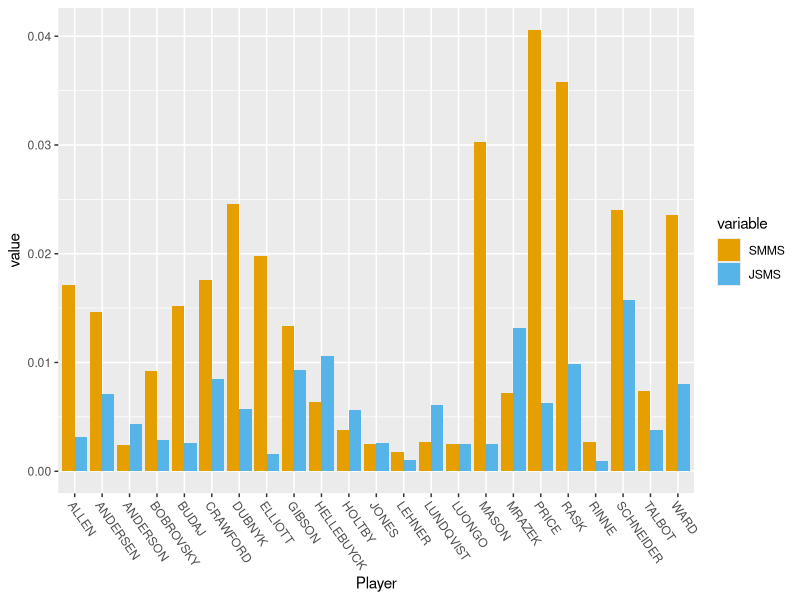
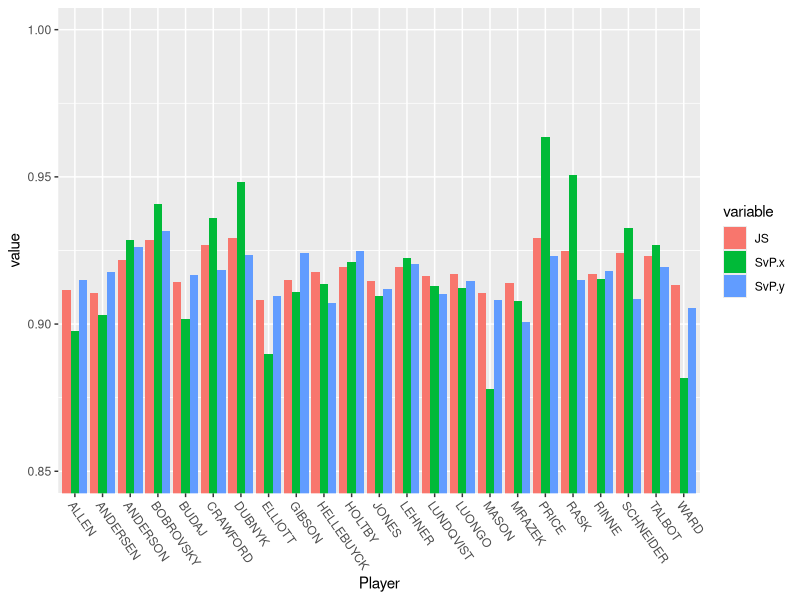

Recreate these plots in R, in order.
### ---------------------------------------------------- ###
### James-Stein Estimators for Save Percentage in Hockey ###
### ---------------------------------------------------- ###
### --- Lauren Caporilli and Travers Parsons-Grayson --- ###
###
### Credits: Much of the R code in this file was modeled off 
### of R code written by Professor Michael Lopez of Skidmore College 
### for a lecture on Stein's Paradox.
### URL: https://statsbylopez.files.wordpress.com/2016/01/lecture_8.pdf

### Goal: To use James-Stein Estimators to provide a better estimation of 
### end-of-season save percentages than the MLE

install.packages("dplyr")
install.packages("tidyr")
install.packages("ggplot2")
install.packages("reshape2")
library(dplyr)
library(tidyr)
library(ggplot2)
library(reshape2)

### ----------------------------- ###
###         DATA ANALYSIS         ###
### ----------------------------- ###

### -------------------------------------- ###

splitStats <- read.csv("GoalieSplit.csv")
seasonStats <- read.csv("GoalieSeason.csv")
gameStats <- read.csv("GamebyGame.csv") 

# Keep only the players who have between 150-350 shots against in the first split, 
# and played at least 50 games in the season
subSplit <- subset(splitStats, SA >= 150)
subSplit <- subset(subSplit, SA <= 350)
seasonSplit <- subset(seasonStats, GP >= 40)

# Merge the split and season data and remove unnecessary columns
mergedData <- merge(subSplit,seasonSplit, by = "Player")
cutDownData <- subset(mergedData, select=c("Player", "GA.x", "SA.x", "GA.y", "SA.y", "Sv..x", "Sv..y"))
cutDownData$SvP.x <- cutDownData$Sv..x/100
cutDownData$SvP.y <- cutDownData$Sv..y/100

# Caulculate the shrinkage c for the JS Estimator
k <- nrow(cutDownData) # number of unknown means
p.bar <- 1 - mean(cutDownData$GA.x)/mean(cutDownData$SA.x) #total average of averages
p.hat <- cutDownData$SvP.x # Sample means, the MLEs
c <- 1 - (k-3)*(p.bar*(1 - p.bar)/cutDownData$SA.x)/sum((p.hat - p.bar)^2) # apply the shrinkage formula
c

# Calculate our MSE values for JS Estimator and the MLE (SvP.x)
meanSq <- function(x, y){sqrt(mean((x-y)^2))}
cutDownData$JS <- p.bar + c*(p.hat - p.bar) # create a column for JS estimates
cutDownData$SMMS <- mapply(meanSq,cutDownData$SvP.x, cutDownData$SvP.y)
cutDownData$JSMS <- mapply(meanSq,cutDownData$JS, cutDownData$SvP.y)
meanSq(cutDownData$SvP.x, cutDownData$SvP.y) ## total MLE MSE
meanSq(cutDownData$JS, cutDownData$SvP.y) ## total JS MSE
meanSq(p.bar, cutDownData$SvP.y)

### ----------------------------------- ###

### ---------------------------  ###
###       Visualizations         ###
### ---------------------------  ###


### Code for side-by-side bar plots of MSE for JS and MLE ###
### ----------------------------------------------------- ###

cutDown <- subset(cutDownData, select=c("Player", "SMMS", "JSMS"))
cutDown$Player <- sub(".*? (.+)", "\\1", cutDown$Player)
cutDown.long<-melt(cutDown)
ggplot(cutDown.long,aes(Player,value,fill=variable))+
  geom_bar(stat="identity",position="dodge") +
  theme(axis.text.x=element_text(angle = -55, hjust = 0)) +
 scale_fill_manual(values=c("#E69F00", "#56B4E9"))

### ----------------------------------------------------- ###

cutDownSP <- subset(cutDownData, select=c("Player", "JS", "SvP.x", "SvP.y"))
cutDownSP$Player <- sub(".*? (.+)", "\\1", cutDownSP$Player)
cutDownSP.long<-melt(cutDownSP)
ggplot(cutDownSP.long,aes(Player,value,fill=variable))+
  geom_bar(stat="identity",position="dodge") +
  theme(axis.text.x=element_text(angle = -55, hjust = 0)) +
  coord_cartesian(ylim = c(.85, 1))
  #coord_flip() 

#SPplot <- cutDownSP > gather(key, value, -Player)
#ggplot(SPplot, mapping = aes(x = Player, y = value, color = key)) + geom_line()

# Grouped
#ggplot(cutDownData,aes(x=Player)) + 
# geom_bar(aes(y=SMMS),stat="identity",position="dodge",col="blue") +
#  geom_bar(position="dodge") +   
#geom_bar(aes(y=JSMS),stat="identity",position="dodge",col="yellow")
